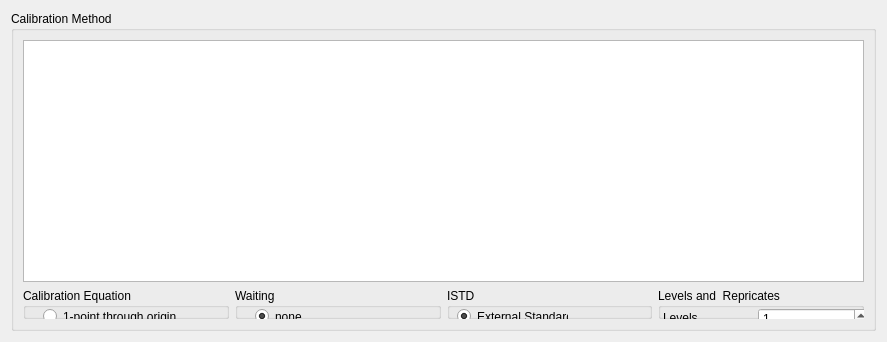
<?xml version="1.0" encoding="UTF-8"?>
<ui version="4.0">
 <class>quan::DataSelectionForm</class>
 <widget class="QWidget" name="quan::DataSelectionForm">
  <property name="geometry">
   <rect>
    <x>0</x>
    <y>0</y>
    <width>887</width>
    <height>342</height>
   </rect>
  </property>
  <property name="minimumSize">
   <size>
    <width>0</width>
    <height>190</height>
   </size>
  </property>
  <property name="windowTitle">
   <string>Form</string>
  </property>
  <layout class="QVBoxLayout" name="verticalLayout">
   <item>
    <layout class="QGridLayout" name="gridLayout">
     <item row="0" column="0">
      <widget class="QGroupBox" name="groupBox">
       <property name="sizePolicy">
        <sizepolicy hsizetype="Expanding" vsizetype="Preferred">
         <horstretch>1</horstretch>
         <verstretch>3</verstretch>
        </sizepolicy>
       </property>
       <property name="minimumSize">
        <size>
         <width>0</width>
         <height>0</height>
        </size>
       </property>
       <property name="title">
        <string>Calibration Method</string>
       </property>
       <layout class="QGridLayout" name="gridLayout_4">
        <item row="0" column="0">
         <layout class="QGridLayout" name="gridLayout_3">
          <item row="0" column="0">
           <widget class="QTreeView" name="treeView">
            <property name="sizePolicy">
             <sizepolicy hsizetype="Preferred" vsizetype="Expanding">
              <horstretch>0</horstretch>
              <verstretch>3</verstretch>
             </sizepolicy>
            </property>
            <property name="minimumSize">
             <size>
              <width>0</width>
              <height>100</height>
             </size>
            </property>
           </widget>
          </item>
         </layout>
        </item>
        <item row="1" column="0">
         <layout class="QGridLayout" name="gridLayout_2">
          <item row="0" column="2">
           <widget class="QGroupBox" name="groupBox_3">
            <property name="title">
             <string>ISTD</string>
            </property>
            <widget class="QRadioButton" name="radioButton_3">
             <property name="geometry">
              <rect>
               <x>10</x>
               <y>20</y>
               <width>111</width>
               <height>17</height>
              </rect>
             </property>
             <property name="text">
              <string>External Standard</string>
             </property>
             <property name="checked">
              <bool>true</bool>
             </property>
            </widget>
            <widget class="QRadioButton" name="radioButton_4">
             <property name="geometry">
              <rect>
               <x>10</x>
               <y>50</y>
               <width>111</width>
               <height>17</height>
              </rect>
             </property>
             <property name="text">
              <string>Internal Standard</string>
             </property>
            </widget>
           </widget>
          </item>
          <item row="0" column="1">
           <widget class="QGroupBox" name="groupBox_7">
            <property name="title">
             <string>Waiting</string>
            </property>
            <widget class="QRadioButton" name="radioButton_9">
             <property name="geometry">
              <rect>
               <x>20</x>
               <y>20</y>
               <width>82</width>
               <height>17</height>
              </rect>
             </property>
             <property name="text">
              <string>none</string>
             </property>
             <property name="checked">
              <bool>true</bool>
             </property>
            </widget>
            <widget class="QRadioButton" name="radioButton_10">
             <property name="geometry">
              <rect>
               <x>20</x>
               <y>40</y>
               <width>82</width>
               <height>17</height>
              </rect>
             </property>
             <property name="text">
              <string>1/C</string>
             </property>
            </widget>
            <widget class="QRadioButton" name="radioButton_11">
             <property name="geometry">
              <rect>
               <x>20</x>
               <y>60</y>
               <width>82</width>
               <height>17</height>
              </rect>
             </property>
             <property name="text">
              <string>1/C^2</string>
             </property>
            </widget>
            <widget class="QRadioButton" name="radioButton_12">
             <property name="geometry">
              <rect>
               <x>20</x>
               <y>80</y>
               <width>82</width>
               <height>17</height>
              </rect>
             </property>
             <property name="text">
              <string>1/C^3</string>
             </property>
            </widget>
           </widget>
          </item>
          <item row="0" column="0">
           <widget class="QGroupBox" name="groupBox_5">
            <property name="title">
             <string>Calibration Equation</string>
            </property>
            <widget class="QRadioButton" name="radioButton_5">
             <property name="geometry">
              <rect>
               <x>20</x>
               <y>20</y>
               <width>141</width>
               <height>17</height>
              </rect>
             </property>
             <property name="text">
              <string>1-point through origin</string>
             </property>
            </widget>
            <widget class="QRadioButton" name="radioButton_6">
             <property name="geometry">
              <rect>
               <x>20</x>
               <y>40</y>
               <width>141</width>
               <height>17</height>
              </rect>
             </property>
             <property name="text">
              <string>Linear (through origin)</string>
             </property>
            </widget>
            <widget class="QRadioButton" name="radioButton_7">
             <property name="geometry">
              <rect>
               <x>20</x>
               <y>60</y>
               <width>151</width>
               <height>17</height>
              </rect>
             </property>
             <property name="text">
              <string>Linear</string>
             </property>
            </widget>
            <widget class="QRadioButton" name="radioButton_8">
             <property name="geometry">
              <rect>
               <x>20</x>
               <y>80</y>
               <width>82</width>
               <height>17</height>
              </rect>
             </property>
             <property name="text">
              <string>Polynomials</string>
             </property>
            </widget>
            <widget class="QComboBox" name="comboBox">
             <property name="geometry">
              <rect>
               <x>110</x>
               <y>80</y>
               <width>101</width>
               <height>22</height>
              </rect>
             </property>
            </widget>
           </widget>
          </item>
          <item row="0" column="3">
           <widget class="QGroupBox" name="groupBox_6">
            <property name="title">
             <string>Levels and  Repricates</string>
            </property>
            <widget class="QLabel" name="label">
             <property name="geometry">
              <rect>
               <x>5</x>
               <y>20</y>
               <width>61</width>
               <height>20</height>
              </rect>
             </property>
             <property name="text">
              <string>Levels</string>
             </property>
            </widget>
            <widget class="QLabel" name="label_2">
             <property name="geometry">
              <rect>
               <x>5</x>
               <y>50</y>
               <width>61</width>
               <height>20</height>
              </rect>
             </property>
             <property name="text">
              <string>Repricates</string>
             </property>
            </widget>
            <widget class="QSpinBox" name="spinBox">
             <property name="geometry">
              <rect>
               <x>100</x>
               <y>20</y>
               <width>111</width>
               <height>22</height>
              </rect>
             </property>
             <property name="minimum">
              <number>1</number>
             </property>
            </widget>
            <widget class="QSpinBox" name="spinBox_2">
             <property name="geometry">
              <rect>
               <x>100</x>
               <y>50</y>
               <width>111</width>
               <height>22</height>
              </rect>
             </property>
             <property name="minimum">
              <number>1</number>
             </property>
            </widget>
            <widget class="QComboBox" name="comboBox_2">
             <property name="geometry">
              <rect>
               <x>100</x>
               <y>80</y>
               <width>111</width>
               <height>22</height>
              </rect>
             </property>
            </widget>
            <widget class="QCheckBox" name="checkBox">
             <property name="geometry">
              <rect>
               <x>10</x>
               <y>80</y>
               <width>70</width>
               <height>17</height>
              </rect>
             </property>
             <property name="text">
              <string>Bracketing</string>
             </property>
            </widget>
           </widget>
          </item>
         </layout>
        </item>
       </layout>
       <zorder>groupBox_5</zorder>
       <zorder>groupBox_7</zorder>
       <zorder>groupBox_3</zorder>
       <zorder>groupBox_6</zorder>
       <zorder>gridLayoutWidget_2</zorder>
       <zorder>gridLayoutWidget_3</zorder>
      </widget>
     </item>
    </layout>
   </item>
  </layout>
 </widget>
 <resources/>
 <connections/>
</ui>
